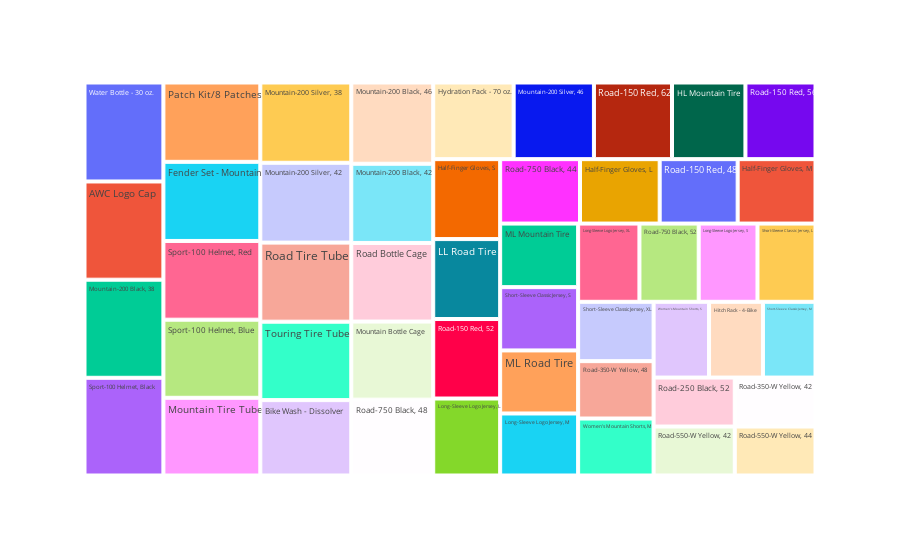

Notebook source saved alongside this figure:
### Code cell
#Generate a tree map of the transactions
import plotly.express as px
fig = px.treemap(item, path=['Item'], values='Count')
fig.show()

### Figure 1 — Plotly figure (JSON) as saved in the notebook; plotly's stock layout.template omitted (floating-point values rounded to 4 significant figures)
{"data": [{"branchvalues": "total", "domain": {"x": [0, 1], "y": [0, 1]}, "hovertemplate": "labels=%{label}<br>Count=%{value}<br>parent=%{parent}<br>id=%{id}<extra></extra>", "ids": ["AWC Logo Cap", "Bike Wash - Dissolver", "Fender Set - Mountain", "HL Mountain Tire", "Half-Finger Gloves, L", "Half-Finger Gloves, M", "Half-Finger Gloves, S", "Hitch Rack - 4-Bike", "Hydration Pack - 70 oz.", "LL Road Tire", "Long-Sleeve Logo Jersey, L", "Long-Sleeve Logo Jersey, M", "Long-Sleeve Logo Jersey, S", "Long-Sleeve Logo Jersey, XL", "ML Mountain Tire", "ML Road Tire", "Mountain Bottle Cage", "Mountain Tire Tube", "Mountain-200 Black, 38", "Mountain-200 Black, 42", "Mountain-200 Black, 46", "Mountain-200 Silver, 38", "Mountain-200 Silver, 42", "Mountain-200 Silver, 46", "Patch Kit/8 Patches", "Road Bottle Cage", "Road Tire Tube", "Road-150 Red, 48", "Road-150 Red, 52", "Road-150 Red, 56", "Road-150 Red, 62", "Road-250 Black, 52", "Road-350-W Yellow, 42", "Road-350-W Yellow, 48", "Road-550-W Yellow, 42", "Road-550-W Yellow, 44", "Road-750 Black, 44", "Road-750 Black, 48", "Road-750 Black, 52", "Short-Sleeve Classic Jersey, L", "Short-Sleeve Classic Jersey, M", "Short-Sleeve Classic Jersey, S", "Short-Sleeve Classic Jersey, XL", "Sport-100 Helmet, Black", "Sport-100 Helmet, Blue", "Sport-100 Helmet, Red", "Touring Tire Tube", "Water Bottle - 30 oz.", "Women's Mountain Shorts, M", "Women's Mountain Shorts, S"], "labels": ["AWC Logo Cap", "Bike Wash - Dissolver", "Fender Set - Mountain", "HL Mountain Tire", "Half-Finger Gloves, L", "Half-Finger Gloves, M", "Half-Finger Gloves, S", "Hitch Rack - 4-Bike", "Hydration Pack - 70 oz.", "LL Road Tire", "Long-Sleeve Logo Jersey, L", "Long-Sleeve Logo Jersey, M", "Long-Sleeve Logo Jersey, S", "Long-Sleeve Logo Jersey, XL", "ML Mountain Tire", "ML Road Tire", "Mountain Bottle Cage", "Mountain Tire Tube", "Mountain-200 Black, 38", "Mountain-200 Black, 42", "Mountain-200 Black, 46", "Mountain-200 Silver, 38", "Mountain-200 Silver, 42", "Mountain-200 Silver, 46", "Patch Kit/8 Patches", "Road Bottle Cage", "Road Tire Tube", "Road-150 Red, 48", "Road-150 Red, 52", "Road-150 Red, 56", "Road-150 Red, 62", "Road-250 Black, 52", "Road-350-W Yellow, 42", "Road-350-W Yellow, 48", "Road-550-W Yellow, 42", "Road-550-W Yellow, 44", "Road-750 Black, 44", "Road-750 Black, 48", "Road-750 Black, 52", "Short-Sleeve Classic Jersey, L", "Short-Sleeve Classic Jersey, M", "Short-Sleeve Classic Jersey, S", "Short-Sleeve Classic Jersey, XL", "Sport-100 Helmet, Black", "Sport-100 Helmet, Blue", "Sport-100 Helmet, Red", "Touring Tire Tube", "Water Bottle - 30 oz.", "Women's Mountain Shorts, M", "Women's Mountain Shorts, S"], "name": "", "parents": ["", "", "", "", "", "", "", "", "", "", "", "", "", "", "", "", "", "", "", "", "", "", "", "", "", "", "", "", "", "", "", "", "", "", "", "", "", "", "", "", "", "", "", "", "", "", "", "", "", ""], "type": "treemap", "values": [782, 692, 774, 568, 518, 506, 540, 412, 622, 540, 520, 488, 464, 484, 500, 496, 646, 760, 781, 655, 672, 737, 733, 621, 776, 650, 726, 507, 537, 542, 604, 401, 399, 437, 401, 399, 519, 627, 468, 458, 402, 498, 452, 778, 764, 770, 720, 788, 434, 424]}], "layout": {"legend": {"tracegroupgap": 0}, "margin": {"t": 60}}}
